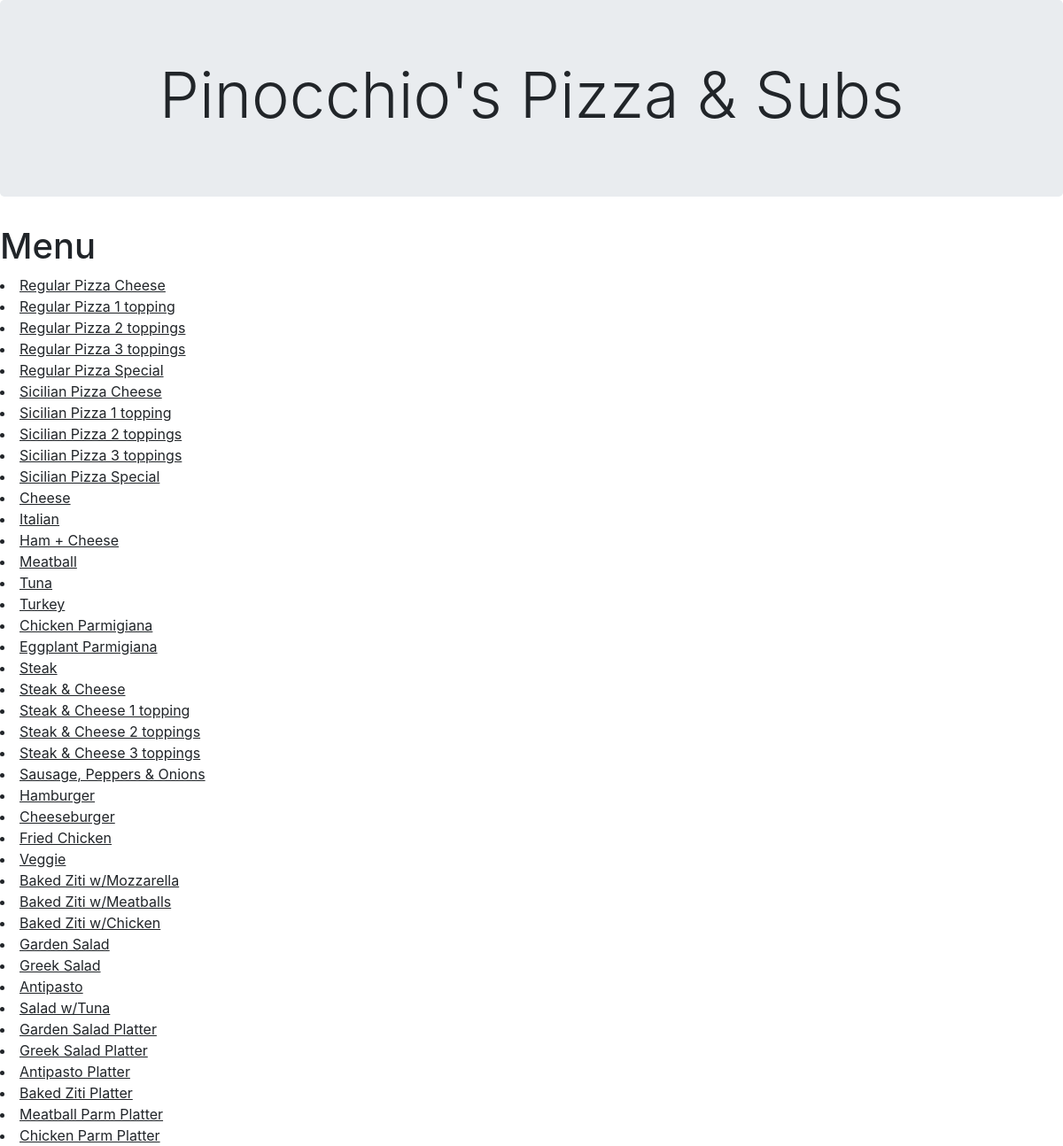
Screenshot of /orders/ with the database file from the repository.
### orders/models.py (models this page shows)
class Menu(models.Model):
    category_id = models.ForeignKey(Categories, on_delete=models.CASCADE, related_name="category")
    menu_item = models.CharField(max_length=30)
    def __str__(self):
        return self.menu_item

### orders/views.py (the view)
# urls.py: path("", views.index, name="index")
def index(request):
    context = {
        "food_cat": Categories.objects.all(),
        "menu": Menu.objects.all()
    }
    return render(request, "orders/index.html", context)

### orders/templates/orders/index.html (shortened to what this page needs)
{% extends "base.html" %}
{% block body %}
  <h1>Menu</h1>
  <u>
      {% for m in menu %}
      <li>{{ m }}</li>
      {% endfor %}
  </u>
{% endblock %}

### main_templates/base.html (shortened to what this page needs)
<!DOCTYPE html>
<html>
    <head>
        <link rel="stylesheet" href="https://stackpath.bootstrapcdn.com/bootstrap/4.1.1/css/bootstrap.min.css">
    </head>
    <body>
        <div class="jumbotron">
            <h1 class="display-3 text-center">Pinocchio's Pizza & Subs</h1>
        </div>
            {% block body %}
            {% endblock %}
    </body>
</html>

### rows the page displays
Menu: menu_item "Regular Pizza Cheese"
Menu: menu_item "Regular Pizza 1 topping"
Menu: menu_item "Regular Pizza 2 toppings"
Menu: menu_item "Regular Pizza 3 toppings"
Menu: menu_item "Regular Pizza Special"
Menu: menu_item "Sicilian Pizza Cheese"
Menu: menu_item "Sicilian Pizza 1 topping"
Menu: menu_item "Sicilian Pizza 2 toppings"
Menu: menu_item "Sicilian Pizza 3 toppings"
Menu: menu_item "Sicilian Pizza Special"
Menu: menu_item "Cheese"
Menu: menu_item "Italian"
Menu: menu_item "Ham + Cheese"
Menu: menu_item "Meatball"
Menu: menu_item "Tuna"
Menu: menu_item "Turkey"
Menu: menu_item "Chicken Parmigiana"
Menu: menu_item "Eggplant Parmigiana"
Menu: menu_item "Steak"
Menu: menu_item "Steak & Cheese"
Menu: menu_item "Steak & Cheese 1 topping"
Menu: menu_item "Steak & Cheese 2 toppings"
Menu: menu_item "Steak & Cheese 3 toppings"
Menu: menu_item "Sausage, Peppers & Onions"
Menu: menu_item "Hamburger"
Menu: menu_item "Cheeseburger"
Menu: menu_item "Fried Chicken"
Menu: menu_item "Veggie"
Menu: menu_item "Baked Ziti w/Mozzarella"
Menu: menu_item "Baked Ziti w/Meatballs"
Menu: menu_item "Baked Ziti w/Chicken"
Menu: menu_item "Garden Salad"
Menu: menu_item "Greek Salad"
Menu: menu_item "Antipasto"
Menu: menu_item "Salad w/Tuna"
Menu: menu_item "Garden Salad Platter"
Menu: menu_item "Greek Salad Platter"
Menu: menu_item "Antipasto Platter"
Menu: menu_item "Baked Ziti Platter"
Menu: menu_item "Meatball Parm Platter"
Menu: menu_item "Chicken Parm Platter"
